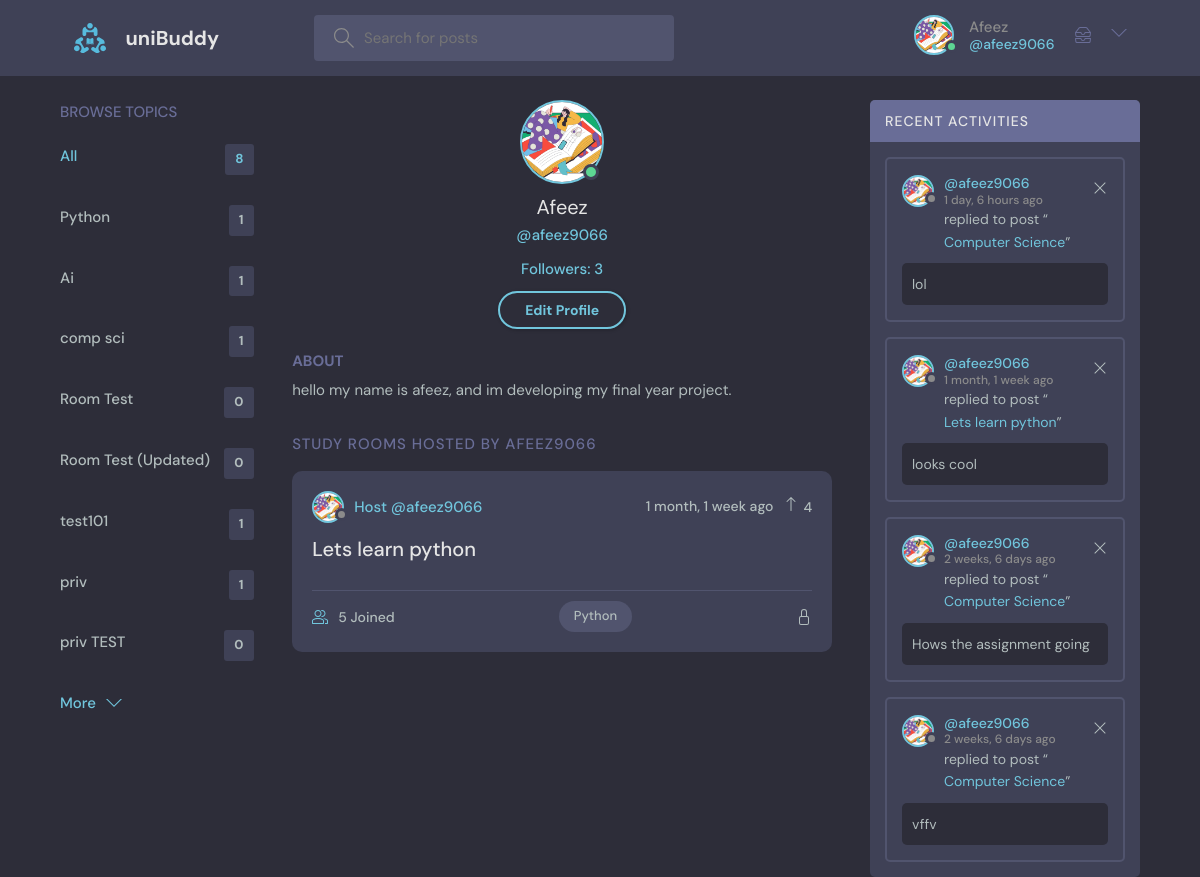
/profile/1/ (signed in), run on an earlier commit of the app's database.
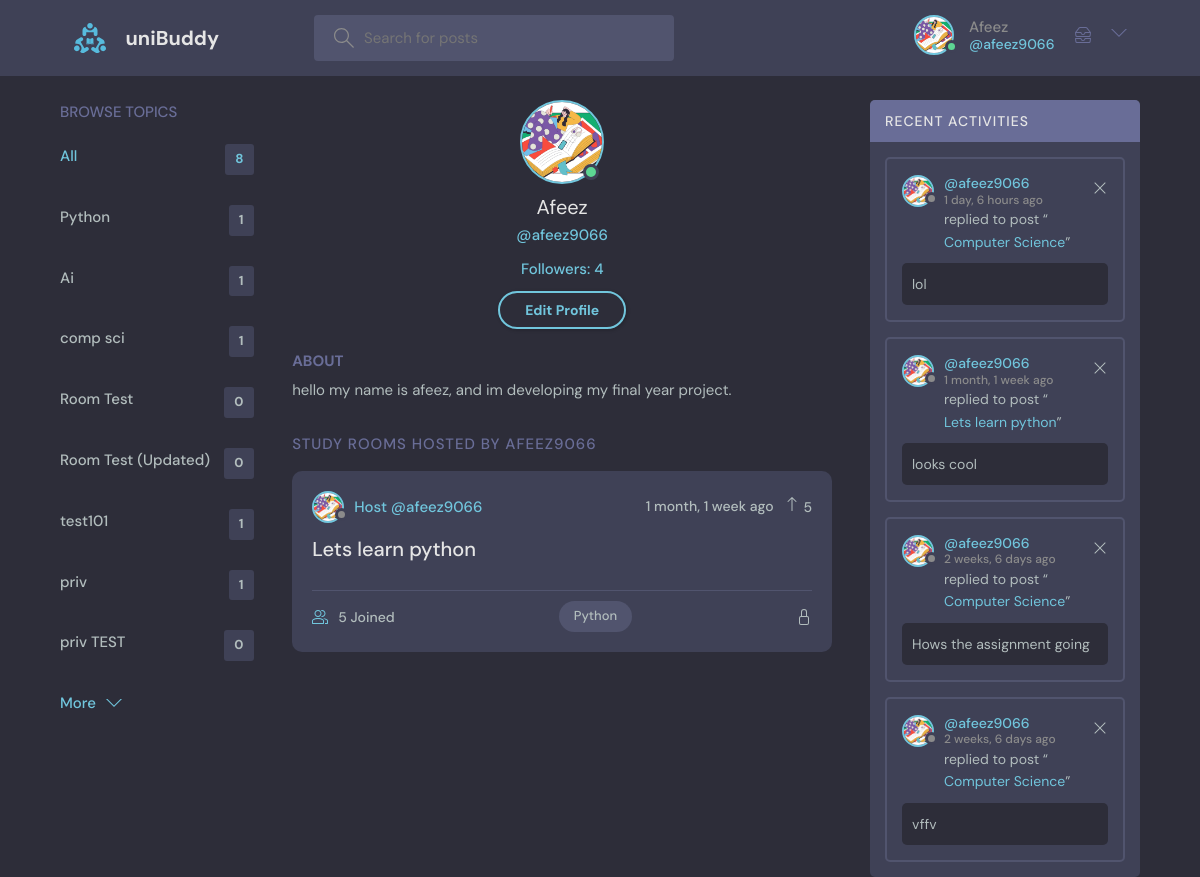
And on a later commit of the database.
### base/models.py (models this page shows, shortened)
class User(AbstractUser):
    name = models.CharField(max_length=200, null=True)
    email = models.EmailField(unique=True, null=True)
    bio = models.TextField(null=True)
    avatar = models.ImageField(null=True, default="avatar.svg")
    followers = models.ManyToManyField('self', related_name='following', blank=True)
    follower_count = models.IntegerField(default=0)
    USERNAME_FIELD = 'email'
    REQUIRED_FIELDS = []

class Topic(models.Model):
    name = models.CharField(max_length=200)

class Room(models.Model):
    host = models.ForeignKey(User, on_delete=models.SET_NULL, null=True)
    topic = models.ForeignKey(Topic, on_delete=models.SET_NULL, null=True)
    name = models.CharField(max_length=200)
    description = models.TextField(null=True, blank=True)
    participants = models.ManyToManyField(
        User, related_name='participants', blank=True)
    updated = models.DateTimeField(auto_now=True)
    created = models.DateTimeField(auto_now_add=True)
    upvotes = models.IntegerField(default=0)
    upvoted_by = models.ManyToManyField(User, related_name='upvoted_rooms')
    is_private = models.BooleanField(default=False)
    access_code = models.CharField(max_length=10, blank=True, null=True)
    admins = models.ManyToManyField(User, related_name="admin_rooms", blank=True)
    class Meta:
        ordering = ['-updated', '-created']
    def __str__(self):
        return self.name

class Message(models.Model):
    user = models.ForeignKey(
        User, on_delete=models.SET_NULL, null=True, blank=True)
    recipient = models.ForeignKey(
        User, on_delete=models.SET_NULL, null=True, blank=True, related_name="messages")
    name = models.CharField(max_length=200, null=True, blank=True)
    email = models.EmailField(max_length=200, null=True, blank=True)
    subject = models.CharField(max_length=200, null=True, blank=True)
    body = models.TextField()
    is_read = models.BooleanField(default=False, null=True)
    room = models.ForeignKey(Room, on_delete=models.CASCADE)
    updated = models.DateTimeField(auto_now=True)
    created = models.DateTimeField(auto_now_add=True)
    class Meta:
        ordering = ['is_read', '-created']

### base/views.py (the view, shortened to what this page needs)
# urls.py: path('profile/<str:pk>/', views.userProfile, name="user-profile"),
@login_required(login_url='login')
def userProfile(request, pk):
    user = User.objects.get(id=pk)
    rooms = user.room_set.all()
    room_messages = user.message_set.all()
    topics = Topic.objects.all()
    followers_count = user.followers.all().count()
    is_following = user.followers.filter(id=request.user.id).exists()
    context = {'user': user, 'rooms': rooms,
               'room_messages': room_messages, 'topics': topics,
               'followers_count': followers_count, 'is_following': is_following}
    return render(request, 'base/profile.html', context)

### base/templatetags/custom_tags.py (called while the page is built)
@register.simple_tag
def unread_messages_count(user):
    return user.messages.filter(is_read=False).count()

### base/templates/base/profile.html (shortened to what this page needs)
{% extends 'main.html' %}
{% block content %}
<main class="profile-page layout layout--3">
  <div class="container">
    {% include 'base/topics_component.html' %}
    <div class="roomList">
      <div class="profile">
        <div class="profile__avatar">
          <div class="avatar avatar--large active">
            <img src="{{user.avatar.url}}" />
          </div>
        </div>
        <div class="profile__info">
          <h3>{{user.name}}</h3>
          <p>@{{user.username}}</p>
          <p>Followers: {{user.followers.count}}</p>
          {% if request.user == user %}
          <a href="{% url 'update-user' %}" class="btn btn--main btn--pill">Edit Profile</a>
          {% endif %}
        </div>
        <div class="profile__about">
          <h3>About</h3>
          <p>
            {{user.bio}}
          </p>
        </div>
      </div>
      <div class="roomList__header">
        <div>
          <h2>Study Rooms Hosted by {{user.username}}</a>
          </h2>
        </div>
      </div>
      {% include 'base/feed_component.html' %}
    </div>
    {% include 'base/activity_component.html' %}
  </div>
</main>
{% endblock content %}

### templates/main.html (shortened to what this page needs)
<!DOCTYPE html>
{% load static %}
<html lang="en">
  <head>
    <link rel="stylesheet" href="{% static 'styles/style.css' %}" />
  </head>
  <body>
    {% block navbar %}
    {% include 'navbar.html' %}
    {% endblock navbar %}
    {% block content %}
    {% endblock %}
  </body>
</html>

### templates/navbar.html (shortened to what this page needs)
{% load static %}
{% load static custom_tags %}
<header class="header header--loggedIn">
    <div class="container">
        <a href="{% url 'home' %}" class="header__logo">
            <img src="{% static 'images/logo.svg' %}" />
            <h1>uniBuddy</h1>
        </a>
        <form class="header__search" method="GET" action="{% url 'home' %}">
            <label>
                <input name="q" placeholder="Search for posts" />
            </label>
        </form>
        <nav class="header__menu">
            {% if request.user.is_authenticated %}
            <div class="header__user">
                <a href="{% url 'user-profile' request.user.id %}">
                    <div class="avatar avatar--medium active">
                        <img src="{{request.user.avatar.url}}" />
                    </div>
                    <p>{{request.user.name}} <span>@{{request.user.username}}</span></p>
                    <a href="{% url 'inbox' %}">
                    </a>
                </a>
                <button class="dropdown-button">
                    <svg version="1.1" xmlns="http://www.w3.org/2000/svg" width="32" height="32" viewBox="0 0 32 32">
                        <title>chevron-down</title>
                        <path d="M16 21l-13-13h-3l16 16 16-16h-3l-13 13z"></path>
                    </svg>
                </button>
            </div>
            {% else %}
            <a href="{% url 'login' %}">
                <img src="{% static 'images/avatar.svg' %}" />
                <p>Login</p>
            </a>
            {% endif %}
        </nav>
    </div>
</header>

### base/templates/base/topics_component.html
<div class="topics">
  <div class="topics__header">
      <h2>Browse Topics</h2>
  </div>
  <ul class="topics__list">
      <li>
          <a href="{% url 'home' %}" class="active">All <span>{{topics.count}}</span></a>
      </li>
      {% for topic in topics %}
      <li>
          <a href="{% url 'home' %}?q={{topic.name}}">{{topic.name}}<span>{{topic.room_set.all.count}}</span></a>
      </li>
      {% endfor %}
  </ul>
  <a class="btn btn--link" href="{% url 'topics' %}">
      More
      <svg version="1.1" xmlns="http://www.w3.org/2000/svg" width="32" height="32" viewBox="0 0 32 32">
          <title>chevron-down</title>
          <path d="M16 21l-13-13h-3l16 16 16-16h-3l-13 13z"></path>
      </svg>
  </a>
</div>

### base/templates/base/feed_component.html (shortened to what this page needs)
{% for room in rooms %}
<div class="roomListRoom">
    <div class="roomListRoom__header">
        <a href="{% url 'user-profile' room.host.id %}" class="roomListRoom__author">
            <div class="avatar avatar--small">
                <img src="{{room.host.avatar.url}}" />
            </div>
            <span>Host @{{room.host.username}}</span>
        </a>
        <div class="roomListRoom__actions">
            <span>{{room.created|timesince}} ago</span>
            <form class="upvote-form" method="POST" action="{% url 'upvote' %}">
                <div class="upvote-container" style="cursor: pointer;">
                    <svg xmlns="http://www.w3.org/2000/svg" width="16" height="16" fill="currentColor" class="bi bi-arrow-up" viewBox="0 0 16 16"> <path fill-rule="evenodd" d="M8 15a.5.5 0 0 0 .5-.5V2.707l3.146 3.147a.5.5 0 0 0 .708-.708l-4-4a.5.5 0 0 0-.708 0l-4 4a.5.5 0 1 0 .708.708L7.5 2.707V14.5a.5.5 0 0 0 .5.5z"/>
                    </svg>
                    <span class="upvote-count">{{ room.upvotes }}</span>
                </div>
            </form>
        </div>
    </div>
    <div class="roomListRoom__content">
        <a href="{% url 'room' room.id %}">{{room.name}}</a>
    </div>
    <div class="roomListRoom__meta">
        <a href="{% url 'room' room.id %}" class="roomListRoom__joined">
            {{room.participants.all.count}} Joined
        </a>
        <p class="roomListRoom__topic">{{room.topic.name}}</p>
    </div>
</div>
{% endfor %}

### base/templates/base/activity_component.html
 <div class="activities">
        <div class="activities__header">
            <h2>Recent Activities</h2>
        </div>
        {% for message in room_messages %}
        <div class="activities__box">
            <div class="activities__boxHeader roomListRoom__header">
                <a href="{% url 'user-profile' message.user.id %}" class="roomListRoom__author">
                    <div class="avatar avatar--small">
                        <img src="{{message.user.avatar.url}}" />
                    </div>
                    <p>
                        @{{message.user.username}}
                        <span>{{message.created|timesince}} ago</span>
                    </p>
                </a>
                {% if request.user == message.user %}
                <div class="roomListRoom__actions">
                    <a href="{% url 'delete-message' message.id %}">
                        <svg version="1.1" xmlns="http://www.w3.org/2000/svg" width="32" height="32" viewBox="0 0 32 32">
                            <title>remove</title>
                            <path
                                d="M27.314 6.019l-1.333-1.333-9.98 9.981-9.981-9.981-1.333 1.333 9.981 9.981-9.981 9.98 1.333 1.333 9.981-9.98 9.98 9.98 1.333-1.333-9.98-9.98 9.98-9.981z">
                            </path>
                        </svg>
                    </a>
                </div>
                {% endif %}
            </div>
            <div class="activities__boxContent">
                <p>replied to post “<a href="{% url 'room' message.room.id %}">{{message.room}}</a>”</p>
                <div class="activities__boxRoomContent">{{message.body}}</div>
            </div>
        </div>
        {% endfor %}
    </div>

What changed in the data, as far as the page shows it:
changed User "Afeez": followers.count "3" → "4"
changed Room "Lets learn python": upvotes "4" → "5"
